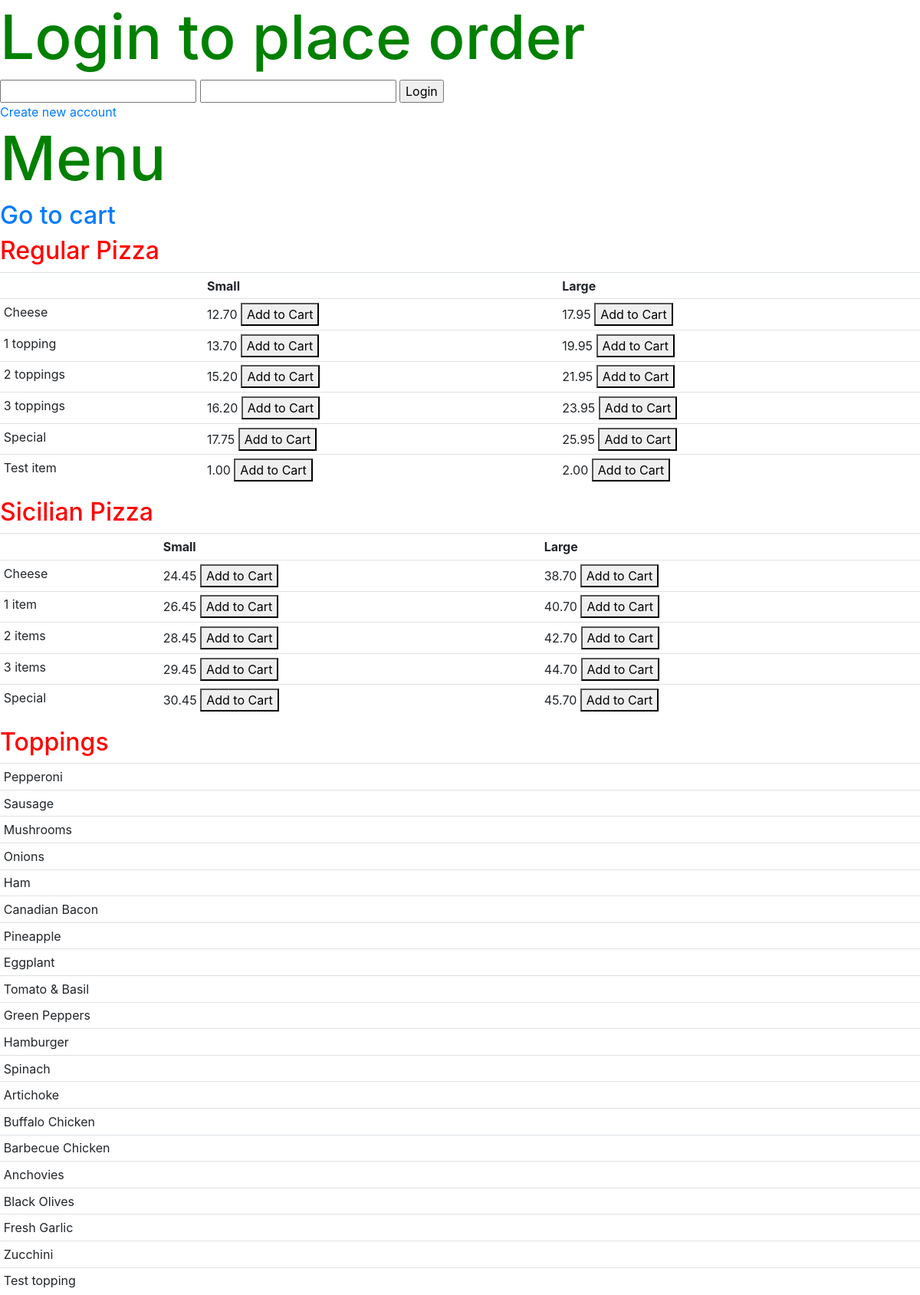
The page / (upper part) on the database its author committed.
### orders/models.py (models this page shows, shortened)
class MenuItem(models.Model):
    name = models.CharField(max_length=200)
    size = models.CharField(max_length=200)
    category = models.CharField(max_length=200)
    price = models.DecimalField(max_digits=10, decimal_places=2)
    max_num_of_additions = models.IntegerField(default=0)
    sort_id_asc = models.IntegerField(default=0)
    class Meta:
        ordering = ['sort_id_asc', '-size']

class MenuItemAddition(models.Model):
    desc = models.CharField(max_length=100)
    category = models.CharField(max_length=100)
    price = models.DecimalField(max_digits=10, decimal_places=2, default=0)
    def __str__(self):
        return f"{self.desc}"

### orders/views.py (the view)
# urls.py: path("", views.index, name="index"),
def index(request):
    if not request.user.is_authenticated:
        username = None
    else:
        username = request.user
    context = {
        "items": MenuItem.objects.all(),
        "additions": MenuItemAddition.objects.all(),
        "username": username
    }
    return render(request, "orders/index.html", context)

### orders/templates/orders/index.html (shortened to what this page needs)
<!DOCTYPE html>
<html lang="en">
  <head>
    <link rel="stylesheet" href="https://stackpath.bootstrapcdn.com/bootstrap/4.4.1/css/bootstrap.min.css">
    {%load static%}
    <link rel="stylesheet" href="{% static 'orders/styles.css' %}">
  </head>
  <body>
    {% if not username %}
      <h1>Login to place order</h1>
      <form action="{% url 'login' %}" method="post">
          <input name="username" type="text"/>
          <input name="password" type="password"/>
          <input type="submit" value="Login"/>
      </form>
      <a href="{% url 'create_account' %}">Create new account</a>
    {% endif %}
    <h1>Menu</h1>
    <h2><a href="{% url 'view_cart' %}">Go to cart</a></h2>
      <h2>Regular Pizza</h2>
      <table class="table table-sm">
        <tr>
          <th></th>
          <th>Small</th>
          <th>Large</th>
        </tr>
        {% for item in items %}
        {% if item.category == "Regular Pizza" %}
          {% if item.size == "Small" %}
          <tr>
            <td>{{item.name}}</td>
            <td>{{item.price}} <a href="{% url 'add_to_cart_item' item.id%}"><button>Add to Cart</button></a></td>
          {% else %}
            <td>{{item.price}} <a href="{% url 'add_to_cart_item' item.id%}"><button>Add to Cart</button></a></td>
          </tr>
          {% endif %}
        {% endif %}
        {% endfor %}
      </table>
      <h2>Sicilian Pizza</h2>
      <table class="table table-sm">
        <tr>
          <th></th>
          <th>Small</th>
          <th>Large</th>
        </tr>
        {% for item in items %}
        {% if item.category == "Sicilian Pizza" %}
          {% if item.size == "Small" %}
          <tr>
            <td>{{item.name}}</td>
            <td>{{item.price}} <a href="{% url 'add_to_cart_item' item.id%}"><button>Add to Cart</button></a></td>
          {% else %}
            <td>{{item.price}} <a href="{% url 'add_to_cart_item' item.id%}"><button>Add to Cart</button></a></td>
          </tr>
          {% endif %}
        {% endif %}
        {% endfor %}
      </table>
      <h2>Toppings</h2>
      <table class="table table-sm">
        {% for i in additions %}
          <tr>
            <td>{{i}}</td>
          </tr>
        {% endfor %}
      </table>
  </body>
</html>

### orders/static/orders/styles.css (style rules this page uses)
h1 { color: green; font-size: 5em; }
h2 { color: red; }

### rows shown on the page
MenuItem: name "Cheese", price "12.70"
MenuItem: price "17.95"
MenuItem: name "1 topping", price "13.70"
MenuItem: price "19.95"
MenuItem: name "2 toppings", price "15.20"
MenuItem: price "21.95"
MenuItem: name "3 toppings", price "16.20"
MenuItem: price "23.95"
MenuItem: name "Special", price "17.75"
MenuItem: price "25.95"
MenuItem: name "Test item", price "1.00"
MenuItem: price "2.00"
MenuItem: name "Cheese", price "24.45"
MenuItem: price "38.70"
MenuItem: name "1 item", price "26.45"
MenuItem: price "40.70"
MenuItem: name "2 items", price "28.45"
MenuItem: price "42.70"
MenuItem: name "3 items", price "29.45"
MenuItem: price "44.70"
MenuItem: name "Special", price "30.45"
MenuItem: price "45.70"
MenuItemAddition: desc "Pepperoni"
MenuItemAddition: desc "Sausage"
MenuItemAddition: desc "Mushrooms"
MenuItemAddition: desc "Onions"
MenuItemAddition: desc "Ham"
MenuItemAddition: desc "Canadian Bacon"
MenuItemAddition: desc "Pineapple"
MenuItemAddition: desc "Eggplant"
MenuItemAddition: desc "Tomato & Basil"
MenuItemAddition: desc "Green Peppers"
MenuItemAddition: desc "Hamburger"
MenuItemAddition: desc "Spinach"
MenuItemAddition: desc "Artichoke"
MenuItemAddition: desc "Buffalo Chicken"
MenuItemAddition: desc "Barbecue Chicken"
MenuItemAddition: desc "Anchovies"
MenuItemAddition: desc "Black Olives"
MenuItemAddition: desc "Fresh Garlic"
MenuItemAddition: desc "Zucchini"
MenuItemAddition: desc "Test topping"
